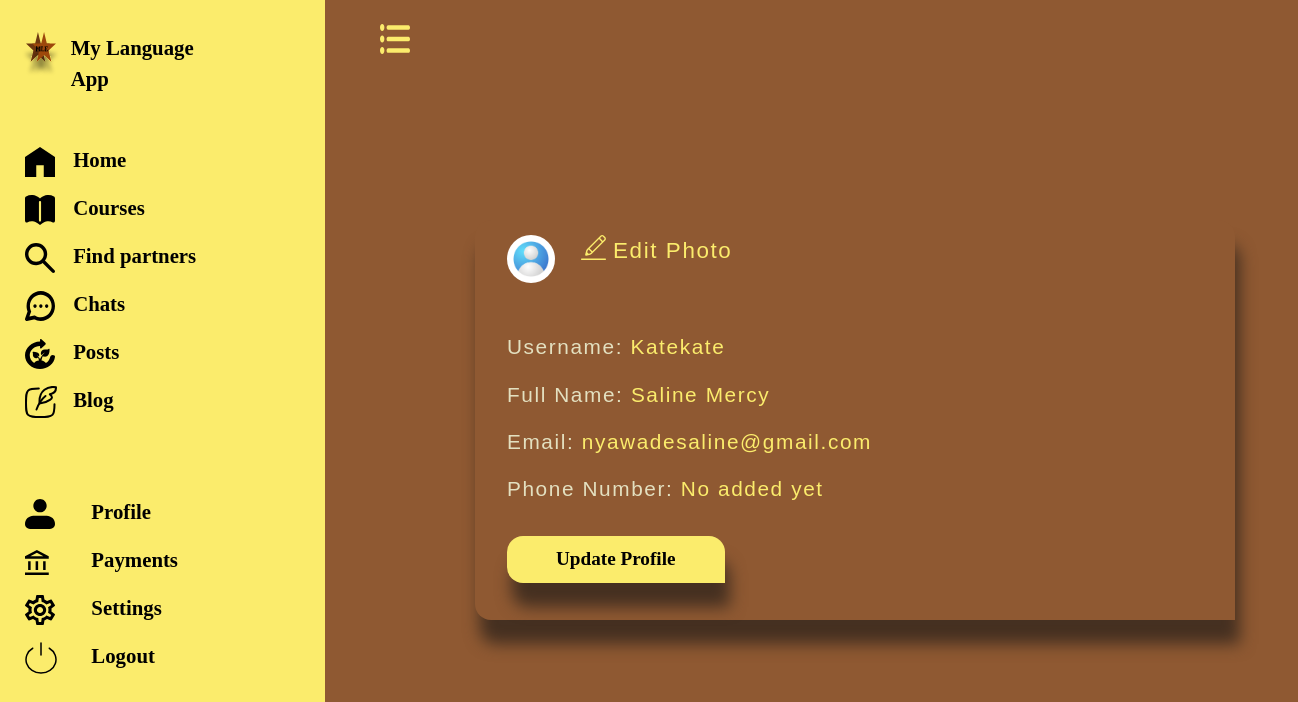
/account/view-profile/ (signed in), run on the app's committed database.
### lang_app/models.py (models this page shows, shortened)
class MyUser(AbstractUser):
    email = models.EmailField(unique=True)
    country=models.CharField(max_length=30)
    city = models.CharField(max_length=30, null=True, blank=True)
    device_info = models.CharField(max_length=30,null=True, blank=True)
    display_name=CharField(unique=True, max_length=255, blank=True, null=True)
    phone_number = models.CharField(unique=True, max_length=255, blank=True, null=True)
    profile_picture = models.ImageField(upload_to='profile_pictures', blank=True, null=True)
    slug = AutoSlugField(populate_from=user_slug_populate, unique=True, always_update=False, editable=False, max_length=255)
    objects = CustomUserManager()
    USERNAME_FIELD = 'email'
    REQUIRED_FIELDS = ['username']

### lang_app/views.py (the view)
# urls.py: path('account/view-profile/', views.view_profile, name='view-profile'),
@login_required
def view_profile(request):
    user=request.user
    return render(request, 'view-profile.html', {"user":user})

### lang_app/templates/view-profile.html
{% extends 'dashboard-base.html' %}
{% load static %}
{% block content %}
<div class="logout-div sign-in-btn">
    <div class="update-photo align-items-center mb-5">
        <div class="col-md-1">
            {% if user.profile_picture %}
                 <img src="{{ user.profile_picture.url }}" alt="photo" class="img-fluid display-pic">
            {% else %}
                 <img src="{% static 'images/dp.jpg' %}" alt="photo" class="img-fluid display-pic">
            {% endif %}
        </div>
        <div class="col-md-6">
            <a href="{% url 'edit-profile-picture' %}">
            <div class="update-edit-photo">
                <div class="col-md-1">
                    <img src="{% static 'images/edit-items.svg' %}" alt="Edit photo">
                </div>
                <div class="col-md-5"><p class="a-link">Edit Photo</p></div>
            </div>
                 </a>
        </div>
    </div>
    <p class="text-left profile-texts">Username: <span class="a-link">
        {% if not user.display_name %}
              No added yet
        {% else %}
            {{ user.display_name|capfirst }}
        {% endif %}
    </span></p>
    <p class="text-left profile-texts">Full Name: <span class="a-link">{{ user.first_name|capfirst }} {{ user.last_name|capfirst }}</span></p>
    <p class="text-left profile-texts">Email: <span class="a-link">{{ user.email }}</span></p>
    <p class="text-left profile-texts">Phone Number: <span class="a-link">
         {% if not user.phone_number %}
            No added yet
        {% else %}
            {{ user.phone_number }}
        {% endif %}
    </span></p>
        <div class="">
            <a href="{% url 'update-profile' %}" class="sign-in-btn-new mt-3 mb-4 btn pe-5 ps-5">Update Profile</a>
        </div>
</div>
{% endblock %}

### lang_app/static/css/base.css (style rules this page uses)
body { background-color: #8F5932; min-height: 100vh; }
a { text-decoration: none; color: black; }
p { font-family: "Poppins", sans-serif; font-size: 1.4rem; letter-spacing: 0.1rem; color: #E3E0C0; }
.sign-in-btn { background-color: #FBEC6C; padding: 0.5rem 2rem 0.5rem 2rem; border-radius: 1rem 1rem 0 1rem; box-shadow: 0.3rem 1.5rem 1rem #453021; color: #000000; }
.sign-in-btn-new { background-color: #FBEC6C; padding: 0.5rem 1rem 0.5rem 1rem; border-radius: 1rem 1rem 0 1rem; box-shadow: 0.3rem 1.5rem 1rem #453021; color: #000000; font-weight: 600; font-size: 1.2rem; }
.a-link { color: #FBEC6C; }
.logout-div { margin-top: 15%; background-color: #8F5932; min-height: 50vh; width: 80%; display: flex; flex-direction: column; justify-content: center; align-self: center; }
.display-pic { height: 3rem; width: 3rem; border-radius: 50%; object-fit: cover; }
.update-photo { display: flex; gap: 1rem; }
.update-edit-photo { display: flex; gap: 0.2rem; }
.profile-texts { font-size: 1.3rem; }

### data on the page
MyUser: display_name "Katekate", first_name "Saline", last_name "Mercy", email "nyawadesaline@gmail.com"
